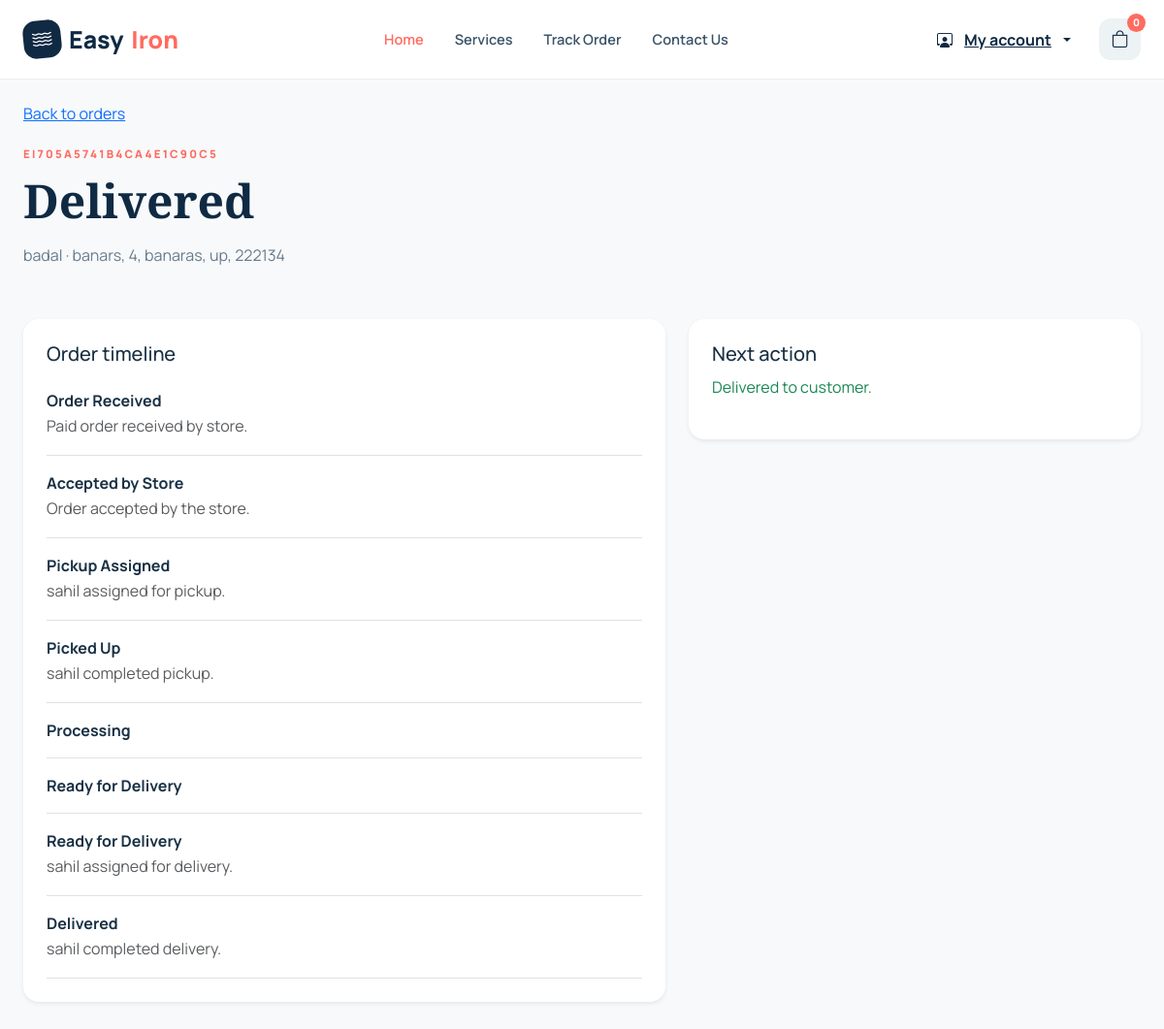
/store/orders/1/ (signed in), run on the app's committed database.
### store_app/models.py (models this page shows, shortened)
class Order(models.Model):
	RECEIVED = "received"
	ACCEPTED = "accepted"
	PICKUP_ASSIGNED = "pickup_assigned"
	PICKED_UP = "picked_up"
	PROCESSING = "processing"
	READY = "ready"
	OUT_FOR_DELIVERY = "out_for_delivery"
	DELIVERED = "delivered"
	STATUS_CHOICES = [
		(RECEIVED, "Order Received"),
		(ACCEPTED, "Accepted by Store"),
		(PICKUP_ASSIGNED, "Pickup Assigned"),
		(PICKED_UP, "Picked Up"),
		(PROCESSING, "Processing"),
		(READY, "Ready for Delivery"),
		(OUT_FOR_DELIVERY, "Out for Delivery"),
		(DELIVERED, "Delivered"),
	]
	store = models.ForeignKey(Store, related_name="orders", on_delete=models.PROTECT)
	order_number = models.CharField(max_length=32, unique=True)
	customer_name = models.CharField(max_length=120)
	customer_phone = models.CharField(max_length=20, blank=True)
	pickup_address = models.TextField()
	pickup_date = models.DateTimeField()
	status = models.CharField(max_length=30, choices=STATUS_CHOICES, default=RECEIVED)
	delivery_agent = models.ForeignKey("agent_app.DeliveryAgent", null=True, blank=True, on_delete=models.SET_NULL)
	created_at = models.DateTimeField(auto_now_add=True)
	updated_at = models.DateTimeField(auto_now=True)
	class Meta:
		ordering = ("-created_at",)

class Tracking(models.Model):
	order = models.ForeignKey(Order, related_name="tracking_events", on_delete=models.CASCADE)
	status = models.CharField(max_length=30, choices=Order.STATUS_CHOICES)
	note = models.CharField(max_length=250, blank=True)
	changed_by = models.ForeignKey(settings.AUTH_USER_MODEL, null=True, blank=True, on_delete=models.SET_NULL)
	created_at = models.DateTimeField(default=timezone.now)

### store_app/views.py (the view)
# urls.py: path("orders/<int:pk>/", views.order_detail, name="order_detail"),
@login_required(login_url="store:login")
def order_detail(request, pk):
	store, error = store_required(request)
	if error:
		return error
	order = get_object_or_404(store.orders.prefetch_related("items", "tracking_events", "assignments__agent"), pk=pk)
	agents = DeliveryAgent.objects.filter(store=store, is_active=True)
	return render(request, "store/order_detail.html", {"store": store, "order": order, "agents": agents})

### store_app/views.py (called while the page is built)
def staff_store(request):
	staff = StoreStaff.objects.select_related("store").filter(user=request.user, is_active=True, store__is_active=True).first()
	return staff.store if staff else None

def store_required(request):
	store = staff_store(request)
	if not store:
		return None, HttpResponseForbidden("This account is not assigned to an active store.")
	return store, None

### user_app/context_processors.py (called while the page is built, shortened)
def cart_summary(request):
    if not request.user.is_authenticated:
        return {
            "cart_count": 0,
            "cart_items": [],
            "cart_subtotal": 0,
        }
    from .models import Cart
    cart = (
        Cart.objects.filter(user=request.user, active=True)
        .prefetch_related("items")
        .first()
    )
    if not cart:
        return {
            "cart_count": 0,
            "cart_items": [],
            "cart_subtotal": 0,
        }

### templates/store/order_detail.html (shortened to what this page needs)
{% extends 'base.html' %}{% block content %}<main class="account-page"><section class="section-pad"><div class="container"><a href="{% url 'store:dashboard' %}">Back to orders</a><div class="section-heading mt-3"><span class="eyebrow">{{ order.order_number }}</span><h2>{{ order.get_status_display }}</h2><p>{{ order.customer_name }} · {{ order.pickup_address }}</p></div><div class="row g-4"><div class="col-lg-7"><div class="bg-white shadow-sm rounded-4 p-4"><h3 class="h5">Order timeline</h3>{% for event in order.tracking_events.all %}<div class="border-bottom py-3"><strong>{{ event.get_status_display }}</strong><p class="mb-0 text-muted">{{ event.note }}</p></div>{% empty %}<p class="text-muted">No updates yet.</p>{% endfor %}</div></div><div class="col-lg-5"><div class="bg-white shadow-sm rounded-4 p-4"><h3 class="h5">Next action</h3>{% if order.status == 'received' %}<form method="post" action="{% url 'store:accept_order' order.pk %}">{% csrf_token %}<button class="btn btn-brand w-100">Accept paid order</button></form>{% elif order.status == 'pickup_assigned' %}<p class="text-muted">The assigned agent must mark the pickup complete.</p>{% elif order.status == 'picked_up' %}<form method="post" action="{% url 'store:update_status' order.pk %}">{% csrf_token %}<input type="hidden" name="status" value="processing"><button class="btn btn-brand w-100">Start processing</button></form>{% elif order.status == 'processing' %}<form method="post" action="{% url 'store:update_status' order.pk %}">{% csrf_token %}<input type="hidden" name="status" value="ready"><button class="btn btn-brand w-100">Mark ready</button></form>{% elif order.status == 'out_for_delivery' %}<p class="text-muted">The delivery agent must mark the order delivered.</p>{% else %}<p class="text-success">Delivered to customer.</p>{% endif %}</div></div></div></div></section></main>{% endblock %}

### static/css/style.css (style rules this page uses)
:root { --navy:#102a43;--navy-2:#163b59;--coral:#ff6b5f;--coral-dark:#ef554b;--mint:#66c7b4;--cream:#f8f6f1;--ink:#183044;--muted:#667b8c;--line:#dce5e8;--white:#fff;--yellow:#f6cb62;--shadow:0 18px 50px rgba(16,42,67,.1) }
* { box-sizing:border-box }
html { scroll-behavior:smooth;scroll-padding-top:84px }
body { font-family:Manrope,sans-serif;color:var(--ink);background:#fff;overflow-x:hidden }
h1,h2,h3,h4,h5 { font-weight:800;letter-spacing:-.035em }
p { color:var(--muted);line-height:1.75 }
.container { max-width:1200px }
.account-page,.auth-page { min-height:100vh;background:#f8f9fb }
.section-pad { padding:105px 0 }
.section-heading { margin-bottom:52px }
.section-heading h2,.why-section h2,.support-box h2,.about-section h2 { font-family:"Playfair Display",serif;font-size:clamp(2.35rem,4vw,3.6rem);color:var(--navy);line-height:1.12 }
.section-heading p { margin-top:15px }
.eyebrow { display:inline-block;color:var(--coral);font-size:.72rem;text-transform:uppercase;letter-spacing:.19em;font-weight:800;margin-bottom:13px }
body { font-size:16px;-webkit-font-smoothing:antialiased }
h1,h2,h3,h4,h5,.navbar-brand { letter-spacing:0 }
html, body { width: 100%; max-width: 100%; overflow-x: hidden; }
.container { width: min(100% - 1.5rem, 1200px); }

### data on the page
Order: order_number "EI705A5741B4CA4E1C90C5", status "Delivered", customer_name "badal", pickup_address "banars, 4, banaras, up, 222134"
Tracking: status "Order Received", note "Paid order received by store."
Tracking: status "Accepted by Store", note "Order accepted by the store."
Tracking: status "Pickup Assigned", note "sahil assigned for pickup."
Tracking: status "Picked Up", note "sahil completed pickup."
Tracking: status "Processing"
Tracking: status "Ready for Delivery"
Tracking: status "Ready for Delivery", note "sahil assigned for delivery."
Tracking: status "Delivered", note "sahil completed delivery."

### other printed values
{{ cart_count|default:0 }} "0"
